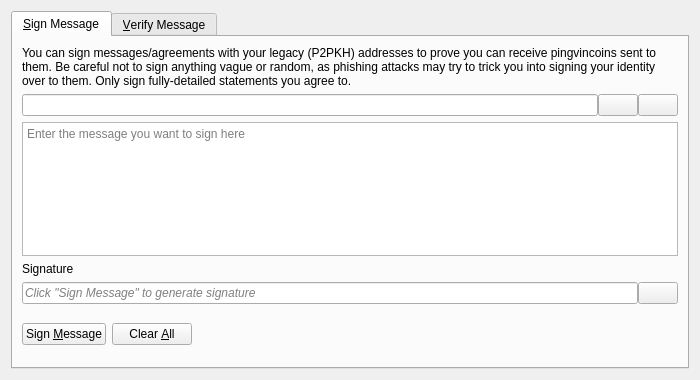
<?xml version="1.0" encoding="UTF-8"?>
<ui version="4.0">
 <class>SignVerifyMessageDialog</class>
 <widget class="QDialog" name="SignVerifyMessageDialog">
  <property name="geometry">
   <rect>
    <x>0</x>
    <y>0</y>
    <width>700</width>
    <height>380</height>
   </rect>
  </property>
  <property name="windowTitle">
   <string>Signatures - Sign / Verify a Message</string>
  </property>
  <property name="modal">
   <bool>true</bool>
  </property>
  <layout class="QVBoxLayout" name="verticalLayout">
   <item>
    <widget class="QTabWidget" name="tabWidget">
     <property name="currentIndex">
      <number>0</number>
     </property>
     <widget class="QWidget" name="tabSignMessage">
      <attribute name="title">
       <string>&amp;Sign Message</string>
      </attribute>
      <layout class="QVBoxLayout" name="verticalLayout_SM">
       <item>
        <widget class="QLabel" name="infoLabel_SM">
         <property name="text">
          <string>You can sign messages/agreements with your legacy (P2PKH) addresses to prove you can receive pingvincoins sent to them. Be careful not to sign anything vague or random, as phishing attacks may try to trick you into signing your identity over to them. Only sign fully-detailed statements you agree to.</string>
         </property>
         <property name="textFormat">
          <enum>Qt::PlainText</enum>
         </property>
         <property name="wordWrap">
          <bool>true</bool>
         </property>
        </widget>
       </item>
       <item>
        <layout class="QHBoxLayout" name="horizontalLayout_1_SM">
         <property name="spacing">
          <number>0</number>
         </property>
         <item>
          <widget class="QValidatedLineEdit" name="addressIn_SM">
           <property name="toolTip">
            <string>The Pingvincoin address to sign the message with</string>
           </property>
          </widget>
         </item>
         <item>
          <widget class="QPushButton" name="addressBookButton_SM">
           <property name="toolTip">
            <string>Choose previously used address</string>
           </property>
           <property name="text">
            <string/>
           </property>
           <property name="icon">
            <iconset resource="../pingvincoin.qrc">
             <normaloff>:/icons/address-book</normaloff>:/icons/address-book</iconset>
           </property>
           <property name="shortcut">
            <string>Alt+A</string>
           </property>
           <property name="autoDefault">
            <bool>false</bool>
           </property>
          </widget>
         </item>
         <item>
          <widget class="QPushButton" name="pasteButton_SM">
           <property name="toolTip">
            <string>Paste address from clipboard</string>
           </property>
           <property name="text">
            <string/>
           </property>
           <property name="icon">
            <iconset resource="../pingvincoin.qrc">
             <normaloff>:/icons/editpaste</normaloff>:/icons/editpaste</iconset>
           </property>
           <property name="shortcut">
            <string>Alt+P</string>
           </property>
           <property name="autoDefault">
            <bool>false</bool>
           </property>
          </widget>
         </item>
        </layout>
       </item>
       <item>
        <widget class="QPlainTextEdit" name="messageIn_SM">
         <property name="toolTip">
          <string>Enter the message you want to sign here</string>
         </property>
         <property name="placeholderText">
          <string>Enter the message you want to sign here</string>
         </property>
        </widget>
       </item>
       <item>
        <widget class="QLabel" name="signatureLabel_SM">
         <property name="text">
          <string>Signature</string>
         </property>
         <property name="textFormat">
          <enum>Qt::PlainText</enum>
         </property>
        </widget>
       </item>
       <item>
        <layout class="QHBoxLayout" name="horizontalLayout_2_SM">
         <property name="spacing">
          <number>0</number>
         </property>
         <item>
          <widget class="QLineEdit" name="signatureOut_SM">
           <property name="placeholderText">
            <string>Click "Sign Message" to generate signature</string>
           </property>
           <property name="font">
            <font>
             <italic>true</italic>
            </font>
           </property>
           <property name="readOnly">
            <bool>true</bool>
           </property>
          </widget>
         </item>
         <item>
          <widget class="QPushButton" name="copySignatureButton_SM">
           <property name="toolTip">
            <string>Copy the current signature to the system clipboard</string>
           </property>
           <property name="text">
            <string/>
           </property>
           <property name="icon">
            <iconset resource="../pingvincoin.qrc">
             <normaloff>:/icons/editcopy</normaloff>:/icons/editcopy</iconset>
           </property>
           <property name="autoDefault">
            <bool>false</bool>
           </property>
          </widget>
         </item>
        </layout>
       </item>
       <item>
        <layout class="QHBoxLayout" name="horizontalLayout_3_SM">
         <item>
          <widget class="QPushButton" name="signMessageButton_SM">
           <property name="toolTip">
            <string>Sign the message to prove you own this Pingvincoin address</string>
           </property>
           <property name="text">
            <string>Sign &amp;Message</string>
           </property>
           <property name="icon">
            <iconset resource="../pingvincoin.qrc">
             <normaloff>:/icons/edit</normaloff>:/icons/edit</iconset>
           </property>
           <property name="autoDefault">
            <bool>false</bool>
           </property>
          </widget>
         </item>
         <item>
          <widget class="QPushButton" name="clearButton_SM">
           <property name="toolTip">
            <string>Reset all sign message fields</string>
           </property>
           <property name="text">
            <string>Clear &amp;All</string>
           </property>
           <property name="icon">
            <iconset resource="../pingvincoin.qrc">
             <normaloff>:/icons/remove</normaloff>:/icons/remove</iconset>
           </property>
           <property name="autoDefault">
            <bool>false</bool>
           </property>
          </widget>
         </item>
         <item>
          <spacer name="horizontalSpacer_1_SM">
           <property name="orientation">
            <enum>Qt::Horizontal</enum>
           </property>
           <property name="sizeHint" stdset="0">
            <size>
             <width>40</width>
             <height>48</height>
            </size>
           </property>
          </spacer>
         </item>
         <item>
          <widget class="QLabel" name="statusLabel_SM">
           <property name="font">
            <font>
             <weight>75</weight>
             <bold>true</bold>
            </font>
           </property>
           <property name="text">
            <string/>
           </property>
           <property name="wordWrap">
            <bool>true</bool>
           </property>
          </widget>
         </item>
         <item>
          <spacer name="horizontalSpacer_2_SM">
           <property name="orientation">
            <enum>Qt::Horizontal</enum>
           </property>
           <property name="sizeHint" stdset="0">
            <size>
             <width>40</width>
             <height>48</height>
            </size>
           </property>
          </spacer>
         </item>
        </layout>
       </item>
      </layout>
     </widget>
     <widget class="QWidget" name="tabVerifyMessage">
      <attribute name="title">
       <string>&amp;Verify Message</string>
      </attribute>
      <layout class="QVBoxLayout" name="verticalLayout_VM">
       <item>
        <widget class="QLabel" name="infoLabel_VM">
         <property name="text">
          <string>Enter the receiver's address, message (ensure you copy line breaks, spaces, tabs, etc. exactly) and signature below to verify the message. Be careful not to read more into the signature than what is in the signed message itself, to avoid being tricked by a man-in-the-middle attack. Note that this only proves the signing party receives with the address, it cannot prove sendership of any transaction!</string>
         </property>
         <property name="textFormat">
          <enum>Qt::PlainText</enum>
         </property>
         <property name="alignment">
          <set>Qt::AlignLeading|Qt::AlignLeft|Qt::AlignTop</set>
         </property>
         <property name="wordWrap">
          <bool>true</bool>
         </property>
        </widget>
       </item>
       <item>
        <layout class="QHBoxLayout" name="horizontalLayout_1_VM">
         <property name="spacing">
          <number>0</number>
         </property>
         <item>
          <widget class="QValidatedLineEdit" name="addressIn_VM">
           <property name="toolTip">
            <string>The Pingvincoin address the message was signed with</string>
           </property>
          </widget>
         </item>
         <item>
          <widget class="QPushButton" name="addressBookButton_VM">
           <property name="toolTip">
            <string>Choose previously used address</string>
           </property>
           <property name="text">
            <string/>
           </property>
           <property name="icon">
            <iconset resource="../pingvincoin.qrc">
             <normaloff>:/icons/address-book</normaloff>:/icons/address-book</iconset>
           </property>
           <property name="shortcut">
            <string>Alt+A</string>
           </property>
           <property name="autoDefault">
            <bool>false</bool>
           </property>
          </widget>
         </item>
        </layout>
       </item>
       <item>
        <widget class="QPlainTextEdit" name="messageIn_VM">
          <property name="toolTip">
            <string>The signed message to verify</string>
          </property>
          <property name="placeholderText">
            <string>The signed message to verify</string>
          </property>
        </widget>
       </item>
       <item>
        <widget class="QValidatedLineEdit" name="signatureIn_VM">
          <property name="toolTip">
            <string>The signature given when the message was signed</string>
          </property>
          <property name="placeholderText">
            <string>The signature given when the message was signed</string>
          </property>
        </widget>
       </item>
       <item>
        <layout class="QHBoxLayout" name="horizontalLayout_2_VM">
         <item>
          <widget class="QPushButton" name="verifyMessageButton_VM">
           <property name="toolTip">
            <string>Verify the message to ensure it was signed with the specified Pingvincoin address</string>
           </property>
           <property name="text">
            <string>Verify &amp;Message</string>
           </property>
           <property name="icon">
            <iconset resource="../pingvincoin.qrc">
             <normaloff>:/icons/transaction_0</normaloff>:/icons/transaction_0</iconset>
           </property>
           <property name="autoDefault">
            <bool>false</bool>
           </property>
          </widget>
         </item>
         <item>
          <widget class="QPushButton" name="clearButton_VM">
           <property name="toolTip">
            <string>Reset all verify message fields</string>
           </property>
           <property name="text">
            <string>Clear &amp;All</string>
           </property>
           <property name="icon">
            <iconset resource="../pingvincoin.qrc">
             <normaloff>:/icons/remove</normaloff>:/icons/remove</iconset>
           </property>
           <property name="autoDefault">
            <bool>false</bool>
           </property>
          </widget>
         </item>
         <item>
          <spacer name="horizontalSpacer_1_VM">
           <property name="orientation">
            <enum>Qt::Horizontal</enum>
           </property>
           <property name="sizeHint" stdset="0">
            <size>
             <width>40</width>
             <height>48</height>
            </size>
           </property>
          </spacer>
         </item>
         <item>
          <widget class="QLabel" name="statusLabel_VM">
           <property name="font">
            <font>
             <weight>75</weight>
             <bold>true</bold>
            </font>
           </property>
           <property name="text">
            <string/>
           </property>
           <property name="wordWrap">
            <bool>true</bool>
           </property>
          </widget>
         </item>
         <item>
          <spacer name="horizontalSpacer_2_VM">
           <property name="orientation">
            <enum>Qt::Horizontal</enum>
           </property>
           <property name="sizeHint" stdset="0">
            <size>
             <width>40</width>
             <height>48</height>
            </size>
           </property>
          </spacer>
         </item>
        </layout>
       </item>
      </layout>
     </widget>
    </widget>
   </item>
  </layout>
 </widget>
 <customwidgets>
  <customwidget>
   <class>QValidatedLineEdit</class>
   <extends>QLineEdit</extends>
   <header>qt/qvalidatedlineedit.h</header>
  </customwidget>
 </customwidgets>
 <resources>
  <include location="../pingvincoin.qrc"/>
 </resources>
 <connections/>
</ui>
